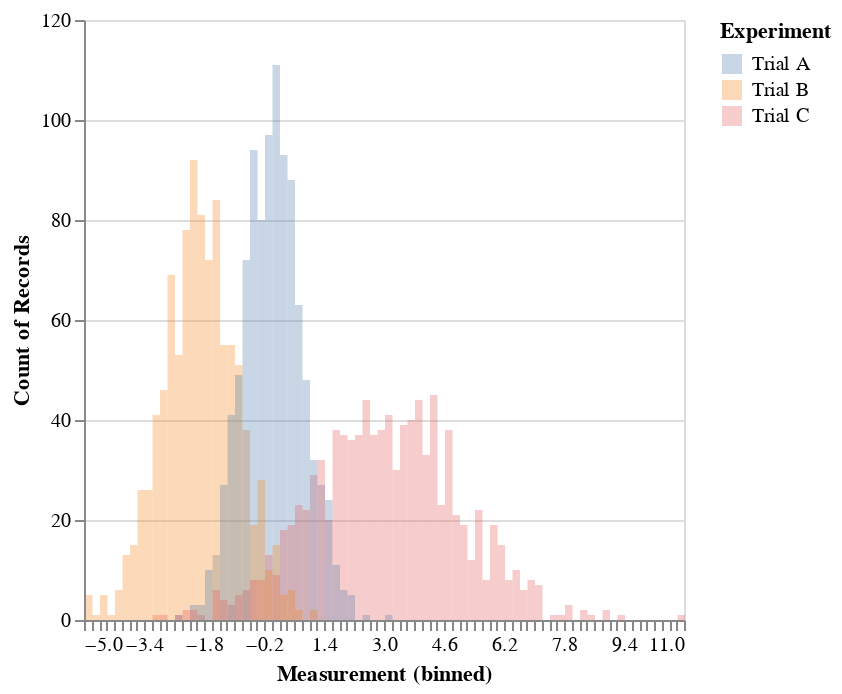

The notebook cell this image was saved under:
### Code cell
import pandas as pd
import altair as alt
import numpy as np
np.random.seed(42)
# Generating Data
source = pd.DataFrame({
'Trial A': np.random.normal(0, 0.8, 1000),
'Trial B': np.random.normal(-2, 1, 1000),
'Trial C': np.random.normal(3, 2, 1000)
})
alt.Chart(source).transform_fold(
['Trial A', 'Trial B', 'Trial C'],
as_=['Experiment', 'Measurement']
).mark_bar(
opacity=0.3,
binSpacing=0
).encode(
alt.X('Measurement:Q').bin(maxbins=100),
alt.Y('count()').stack(None),
alt.Color('Experiment:N')
)

### Figure 1 — Vega-Lite specification as saved in the notebook (floating-point values rounded to 4 significant figures; data arrays with more than 128 entries replaced by an {"elided": "..."} marker saying what was removed)
{"config": {"view": {"continuousWidth": 300, "continuousHeight": 300}}, "data": {"name": "data-dd9d4c85f27a8ebf5f8ee0a3acf2aa94"}, "mark": {"type": "bar", "binSpacing": 0, "opacity": 0.3}, "encoding": {"color": {"field": "Experiment", "type": "nominal"}, "x": {"bin": {"maxbins": 100}, "field": "Measurement", "type": "quantitative"}, "y": {"aggregate": "count", "stack": null, "type": "quantitative"}}, "transform": [{"fold": ["Trial A", "Trial B", "Trial C"], "as": ["Experiment", "Measurement"]}], "$schema": "https://vega.github.io/schema/vega-lite/v5.17.0.json", "datasets": {"data-dd9d4c85f27a8ebf5f8ee0a3acf2aa94": {"elided": "1000 records"}}}
